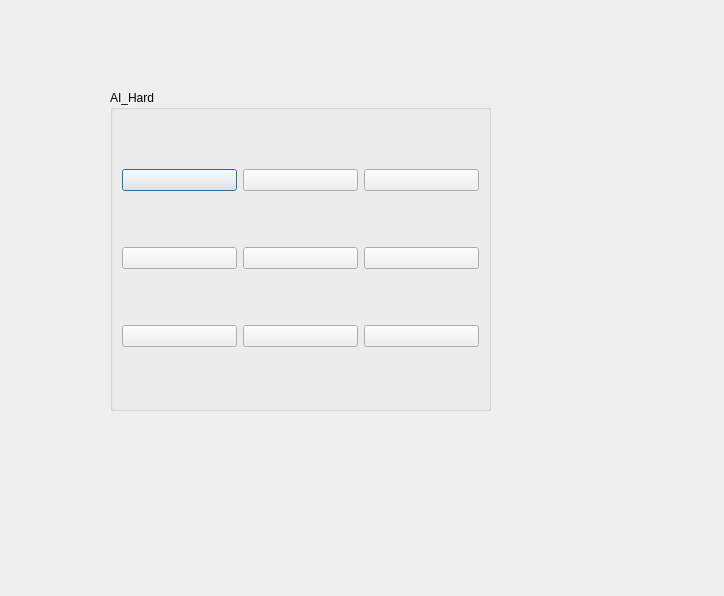
<?xml version="1.0" encoding="UTF-8"?>
<ui version="4.0">
 <class>hard1</class>
 <widget class="QDialog" name="hard1">
  <property name="geometry">
   <rect>
    <x>0</x>
    <y>0</y>
    <width>724</width>
    <height>596</height>
   </rect>
  </property>
  <property name="windowTitle">
   <string>Dialog</string>
  </property>
  <widget class="QGroupBox" name="groupBox">
   <property name="geometry">
    <rect>
     <x>110</x>
     <y>90</y>
     <width>381</width>
     <height>321</height>
    </rect>
   </property>
   <property name="title">
    <string>AI_Hard</string>
   </property>
   <layout class="QGridLayout" name="gridLayout">
    <item row="0" column="0">
     <widget class="QPushButton" name="pushButton">
      <property name="text">
       <string/>
      </property>
     </widget>
    </item>
    <item row="0" column="1">
     <widget class="QPushButton" name="pushButton_2">
      <property name="text">
       <string/>
      </property>
     </widget>
    </item>
    <item row="0" column="2">
     <widget class="QPushButton" name="pushButton_3">
      <property name="text">
       <string/>
      </property>
     </widget>
    </item>
    <item row="1" column="0">
     <widget class="QPushButton" name="pushButton_4">
      <property name="text">
       <string/>
      </property>
     </widget>
    </item>
    <item row="1" column="1">
     <widget class="QPushButton" name="pushButton_5">
      <property name="text">
       <string/>
      </property>
     </widget>
    </item>
    <item row="1" column="2">
     <widget class="QPushButton" name="pushButton_6">
      <property name="text">
       <string/>
      </property>
     </widget>
    </item>
    <item row="2" column="0">
     <widget class="QPushButton" name="pushButton_7">
      <property name="text">
       <string/>
      </property>
     </widget>
    </item>
    <item row="2" column="1">
     <widget class="QPushButton" name="pushButton_8">
      <property name="text">
       <string/>
      </property>
     </widget>
    </item>
    <item row="2" column="2">
     <widget class="QPushButton" name="pushButton_9">
      <property name="text">
       <string/>
      </property>
     </widget>
    </item>
   </layout>
  </widget>
 </widget>
 <resources/>
 <connections/>
</ui>
